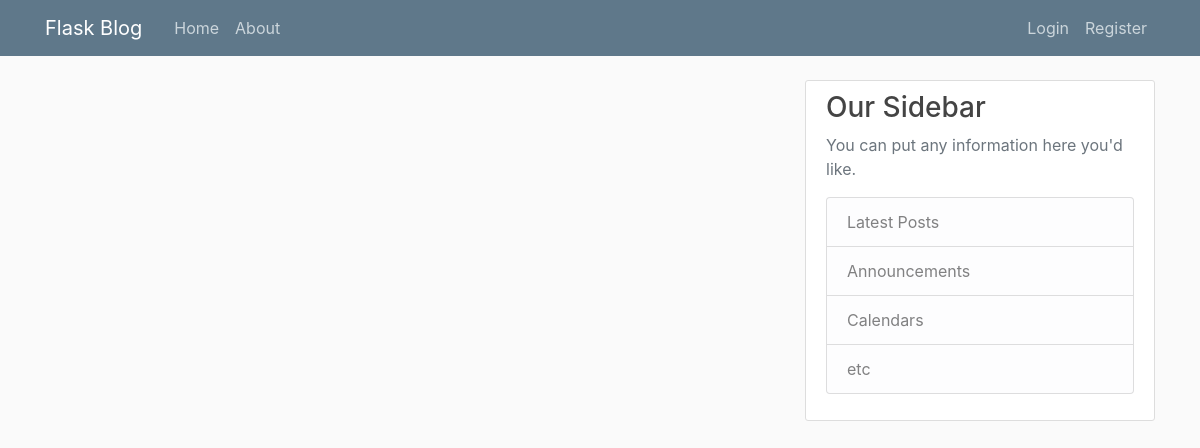
The app's page /home, older data.
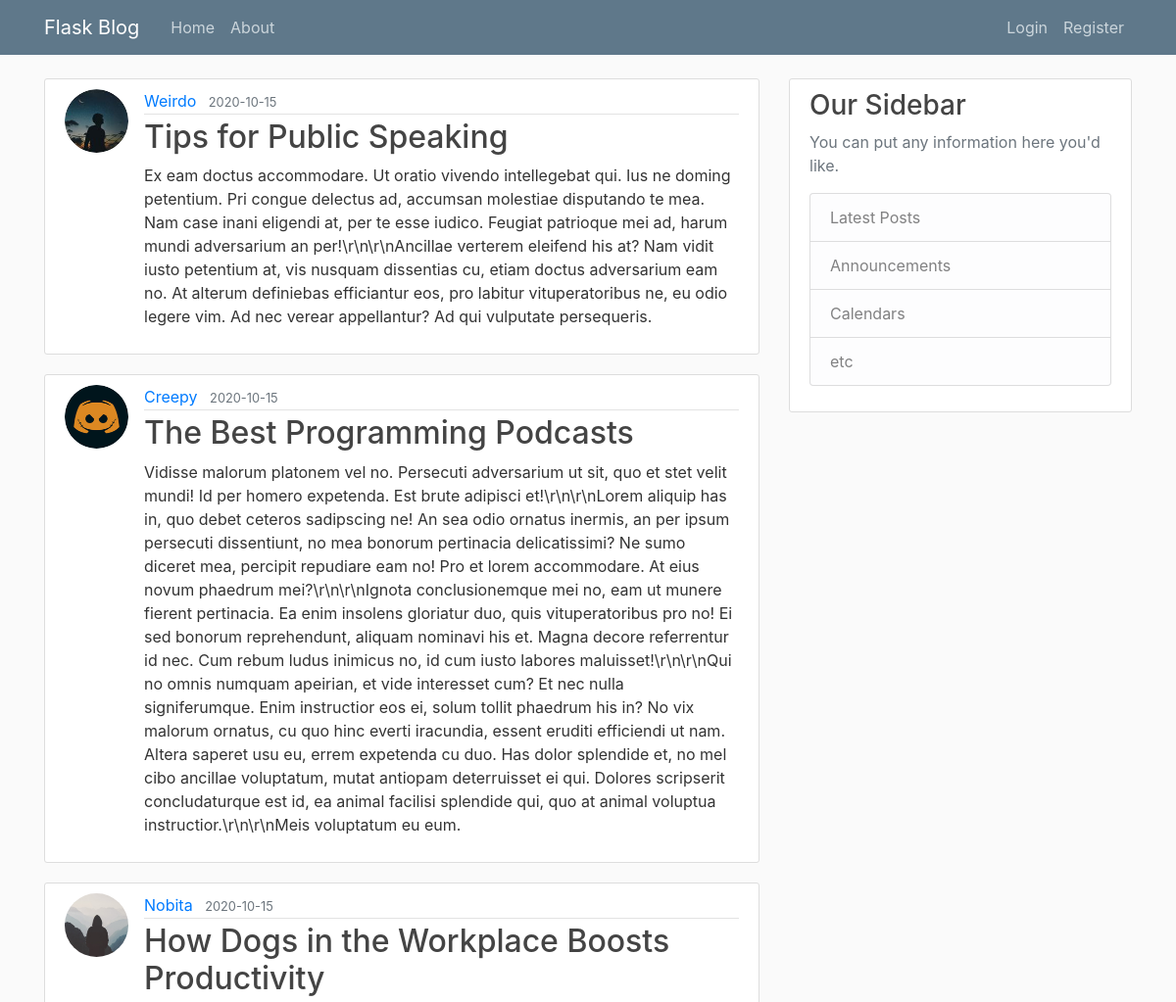
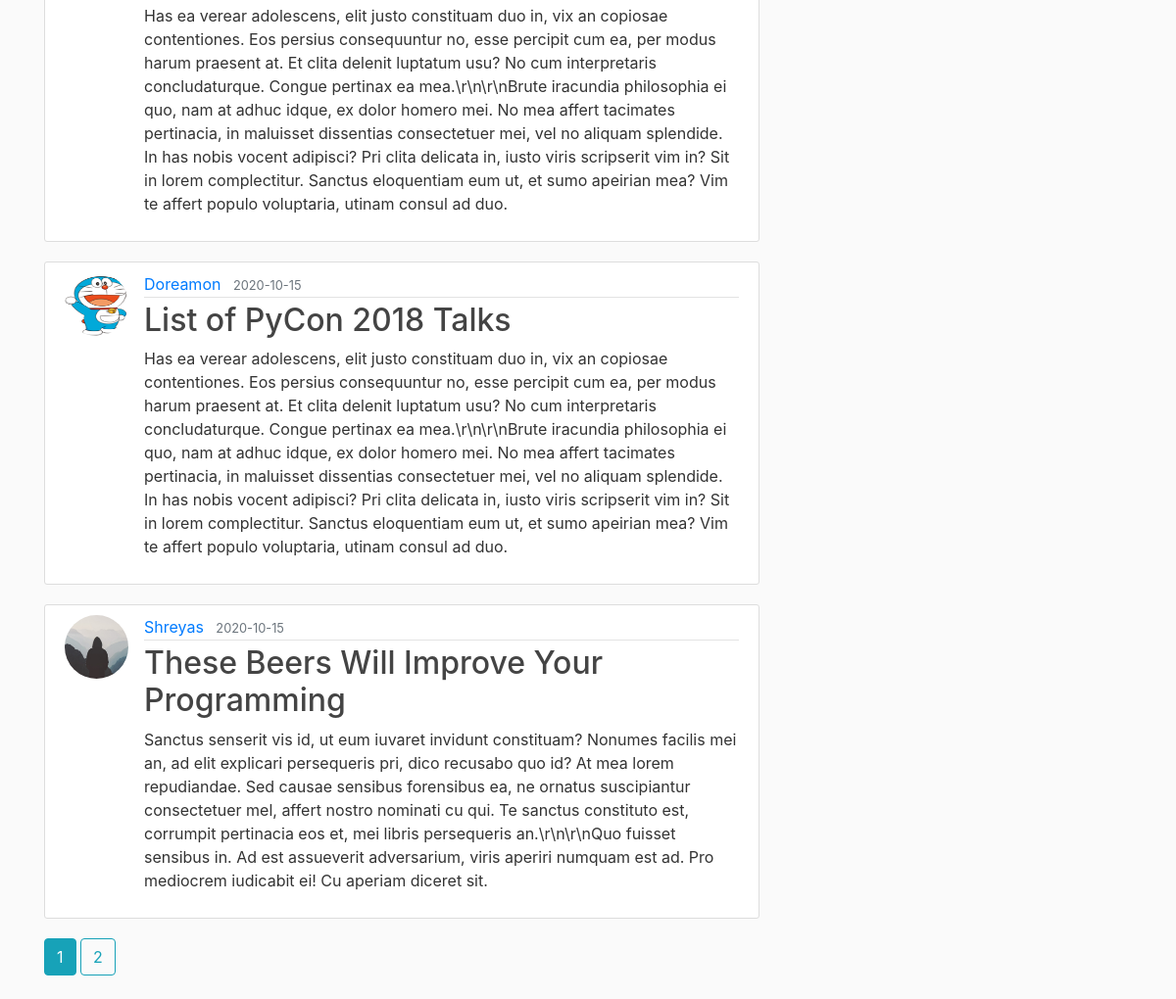
The same page, newer data (2 pictures, top to bottom).
### flaskblog/models.py (models this page shows, shortened)
class Post(db.Model):
    id = db.Column(db.Integer, primary_key=True)
    title = db.Column(db.String(100), nullable=False)
    date_posted = db.Column(db.DateTime, nullable=False, default=datetime.utcnow)
    content = db.Column(db.Text, nullable=False)
    user_id = db.Column(db.Integer, db.ForeignKey('user.id'), nullable=False)

class User(db.Model, UserMixin):
    id = db.Column(db.Integer, primary_key=True)
    username = db.Column(db.String(20), unique=True, nullable=False)
    email = db.Column(db.String(120), unique=True, nullable=False)
    image_file = db.Column(db.String(20), nullable=False, default='default.jpg')
    password = db.Column(db.String(60), nullable=False)
    posts = db.relationship('Post', backref='author', lazy=True)

### flaskblog/routes.py (the view)
@app.route("/")
@app.route("/home")
def home():
    page = request.args.get('page', 1, type=int)
    posts = Post.query.order_by(Post.date_posted.desc()).paginate(page=page, per_page=5)
    return render_template('home.html', posts=posts)

### flaskblog/templates/home.html
{% extends "layout.html" %}
{% block content %}
    {% for post in posts.items %}
        <article class="media content-section">
          <img class="rounded-circle article-img" src="{{ url_for('static', filename='profile_pics/' + post.author.image_file) }}">
          <div class="media-body">
            <div class="article-metadata">
              <a class="mr-2" href="{{ url_for('user_posts', username=post.author.username) }}">{{ post.author.username }}</a>
              <small class="text-muted">{{ post.date_posted.strftime('%Y-%m-%d') }}</small>
            </div>
            <h2><a class="article-title" href="{{ url_for('post', post_id=post.id) }}">{{ post.title }}</a></h2>
            <p class="article-content">{{ post.content }}</p>
          </div>
        </article>
    {% endfor %}
    {% for page_num in posts.iter_pages(left_edge=1, right_edge=1, left_current=1, right_current=2) %}
      {% if page_num %}
        {% if posts.page == page_num %}
          <a class="btn btn-info mb-4" href="{{ url_for('home', page=page_num) }}">{{ page_num }}</a>
        {% else %}
          <a class="btn btn-outline-info mb-4" href="{{ url_for('home', page=page_num) }}">{{ page_num }}</a>
        {% endif %}
      {% else %}
        ...
      {% endif %}
    {% endfor %}
{% endblock content %}

### flaskblog/templates/layout.html (shortened to what this page needs)
<!DOCTYPE html>
<html>
<head>
    <link rel="stylesheet" href="https://maxcdn.bootstrapcdn.com/bootstrap/4.0.0/css/bootstrap.min.css">
    <link rel="stylesheet" type="text/css" href="{{ url_for('static', filename='main.css') }}">
</head>
<body>
    <header class="site-header">
      <nav class="navbar navbar-expand-md navbar-dark bg-steel fixed-top">
        <div class="container">
          <a class="navbar-brand mr-4" href="/">Flask Blog</a>
          <div class="collapse navbar-collapse" id="navbarToggle">
            <div class="navbar-nav mr-auto">
              <a class="nav-item nav-link" href="{{ url_for('home') }}">Home</a>
              <a class="nav-item nav-link" href="{{ url_for('about') }}">About</a>
            </div>
            <div class="navbar-nav">
              {% if current_user.is_authenticated %}
                <a class="nav-item nav-link" href="{{ url_for('new_post') }}">New Post</a>
                <a class="nav-item nav-link" href="{{ url_for('account') }}">Account</a>
                <a class="nav-item nav-link" href="{{ url_for('logout') }}">Logout</a>
              {% else %}
                <a class="nav-item nav-link" href="{{ url_for('login') }}">Login</a>
                <a class="nav-item nav-link" href="{{ url_for('register') }}">Register</a>
              {% endif %}
            </div>
          </div>
        </div>
      </nav>
    </header>
    <main role="main" class="container">
      <div class="row">
        <div class="col-md-8">
          {% block content %}{% endblock %}
        </div>
        <div class="col-md-4">
          <div class="content-section">
            <h3>Our Sidebar</h3>
            <p class='text-muted'>You can put any information here you'd like.
              <ul class="list-group">
                <li class="list-group-item list-group-item-light">Latest Posts</li>
                <li class="list-group-item list-group-item-light">Announcements</li>
                <li class="list-group-item list-group-item-light">Calendars</li>
                <li class="list-group-item list-group-item-light">etc</li>
              </ul>
            </p>
          </div>
        </div>
      </div>
    </main>
</body>
</html>

### flaskblog/static/main.css (style rules this page uses)
body { background: #fafafa; color: #333333; margin-top: 5rem; }
h1, h2, h3, h4, h5, h6 { color: #444444; }
.bg-steel { background-color: #5f788a; }
.site-header .navbar-nav .nav-link { color: #cbd5db; }
.content-section { background: #ffffff; padding: 10px 20px; border: 1px solid #dddddd; border-radius: 3px; margin-bottom: 20px; }
.article-title { color: #444444; }
.article-content { white-space: pre-line; }
.article-img { height: 65px; width: 65px; margin-right: 16px; }
.article-metadata { padding-bottom: 1px; margin-bottom: 4px; border-bottom: 1px solid #e3e3e3 }

Row changes from the older to the newer data that the page shows:
added Post: image_file (picture), author.username "Weirdo", date_posted "2020-10-15", title "Tips for Public Speaking", content "Ex eam doctus accommodare. Ut oratio vivendo intellegebat qui. Ius ne doming petentium. Pri congue delectus ad, accumsan molestiae disputando te mea. Nam case inani eligendi at, per te esse iudico. Feugiat patrioque mei ad, harum mundi adversarium an per!\\r\\n\\r\\nAncillae verterem eleifend his at? Nam vidit iusto petentium at, vis nusquam dissentias cu, etiam doctus adversarium eam no. At alterum definiebas efficiantur eos, pro labitur vituperatoribus ne, eu odio legere vim. Ad nec verear appellantur? Ad qui vulputate persequeris."
added Post: image_file (picture), author.username "Creepy", date_posted "2020-10-15", title "The Best Programming Podcasts", content "Vidisse malorum platonem vel no. Persecuti adversarium ut sit, quo et stet velit mundi! Id per homero expetenda. Est brute adipisci et!\\r\\n\\r\\nLorem aliquip has in, quo debet ceteros sadipscing ne! An sea odio ornatus inermis, an per ipsum persecuti dissentiunt, no mea bonorum pertinacia delicatissimi? Ne sumo diceret mea, percipit repudiare eam no! Pro et lorem accommodare. At eius novum phaedrum mei?\\r\\n\\r\\nIgnota conclusionemque mei no, eam ut munere fierent pertinacia. Ea enim insolens gloriatur duo, quis vituperatoribus pro no! Ei sed bonorum reprehendunt, aliquam nominavi his et. Magna decore referrentur id nec. Cum rebum ludus inimicus no, id cum iusto labores maluisset!\\r\\n\\r\\nQui…"
added Post: image_file (placeholder picture), author.username "Nobita", date_posted "2020-10-15", title "How Dogs in the Workplace Boosts Productivity", content "Has ea verear adolescens, elit justo constituam duo in, vix an copiosae contentiones. Eos persius consequuntur no, esse percipit cum ea, per modus harum praesent at. Et clita delenit luptatum usu? No cum interpretaris concludaturque. Congue pertinax ea mea.\\r\\n\\r\\nBrute iracundia philosophia ei quo, nam at adhuc idque, ex dolor homero mei. No mea affert tacimates pertinacia, in maluisset dissentias consectetuer mei, vel no aliquam splendide. In has nobis vocent adipisci? Pri clita delicata in, iusto viris scripserit vim in? Sit in lorem complectitur. Sanctus eloquentiam eum ut, et sumo apeirian mea? Vim te affert populo voluptaria, utinam consul ad duo."
added Post: image_file (picture), author.username "Doreamon", date_posted "2020-10-15", title "List of PyCon 2018 Talks", content "Has ea verear adolescens, elit justo constituam duo in, vix an copiosae contentiones. Eos persius consequuntur no, esse percipit cum ea, per modus harum praesent at. Et clita delenit luptatum usu? No cum interpretaris concludaturque. Congue pertinax ea mea.\\r\\n\\r\\nBrute iracundia philosophia ei quo, nam at adhuc idque, ex dolor homero mei. No mea affert tacimates pertinacia, in maluisset dissentias consectetuer mei, vel no aliquam splendide. In has nobis vocent adipisci? Pri clita delicata in, iusto viris scripserit vim in? Sit in lorem complectitur. Sanctus eloquentiam eum ut, et sumo apeirian mea? Vim te affert populo voluptaria, utinam consul ad duo."
added Post: image_file (placeholder picture), author.username "Shreyas", date_posted "2020-10-15", title "These Beers Will Improve Your Programming", content "Sanctus senserit vis id, ut eum iuvaret invidunt constituam? Nonumes facilis mei an, ad elit explicari persequeris pri, dico recusabo quo id? At mea lorem repudiandae. Sed causae sensibus forensibus ea, ne ornatus suscipiantur consectetuer mel, affert nostro nominati cu qui. Te sanctus constituto est, corrumpit pertinacia eos et, mei libris persequeris an.\\r\\n\\r\\nQuo fuisset sensibus in. Ad est assueverit adversarium, viris aperiri numquam est ad. Pro mediocrem iudicabit ei! Cu aperiam diceret sit."
Text that changed along with them:
new list line: "1"
new list line: "2"
